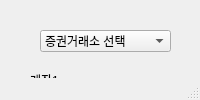
<?xml version="1.0" encoding="UTF-8"?>
<ui version="4.0">
 <class>MainWindow</class>
 <widget class="QMainWindow" name="MainWindow">
  <property name="geometry">
   <rect>
    <x>0</x>
    <y>0</y>
    <width>1021</width>
    <height>0</height>
   </rect>
  </property>
  <property name="windowTitle">
   <string>MainWindow</string>
  </property>
  <widget class="QWidget" name="centralwidget">
   <widget class="QTextBrowser" name="textBrowser">
    <property name="geometry">
     <rect>
      <x>200</x>
      <y>30</y>
      <width>501</width>
      <height>21</height>
     </rect>
    </property>
    <property name="html">
     <string>&lt;!DOCTYPE HTML PUBLIC &quot;-//W3C//DTD HTML 4.0//EN&quot; &quot;http://www.w3.org/TR/REC-html40/strict.dtd&quot;&gt;
&lt;html&gt;&lt;head&gt;&lt;meta name=&quot;qrichtext&quot; content=&quot;1&quot; /&gt;&lt;style type=&quot;text/css&quot;&gt;
p, li { white-space: pre-wrap; }
&lt;/style&gt;&lt;/head&gt;&lt;body style=&quot; font-family:'Gulim'; font-size:9pt; font-weight:400; font-style:normal;&quot;&gt;
&lt;p style=&quot; margin-top:0px; margin-bottom:0px; margin-left:0px; margin-right:0px; -qt-block-indent:0; text-indent:0px;&quot;&gt;API 계좌 호환 가능 여부 (호출제한 등에 걸리는지 파악하는 계산 알고리즘 추가 필요)&lt;/p&gt;
&lt;p style=&quot;-qt-paragraph-type:empty; margin-top:0px; margin-bottom:0px; margin-left:0px; margin-right:0px; -qt-block-indent:0; text-indent:0px;&quot;&gt;&lt;br /&gt;&lt;/p&gt;
&lt;p style=&quot;-qt-paragraph-type:empty; margin-top:0px; margin-bottom:0px; margin-left:0px; margin-right:0px; -qt-block-indent:0; text-indent:0px;&quot;&gt;&lt;br /&gt;&lt;/p&gt;&lt;/body&gt;&lt;/html&gt;</string>
    </property>
   </widget>
   <widget class="QGroupBox" name="groupBox">
    <property name="geometry">
     <rect>
      <x>30</x>
      <y>70</y>
      <width>921</width>
      <height>301</height>
     </rect>
    </property>
    <property name="title">
     <string>계좌1</string>
    </property>
    <widget class="QLabel" name="label">
     <property name="geometry">
      <rect>
       <x>30</x>
       <y>60</y>
       <width>111</width>
       <height>16</height>
      </rect>
     </property>
     <property name="text">
      <string>Selection Engine</string>
     </property>
    </widget>
    <widget class="QComboBox" name="comboBox">
     <property name="geometry">
      <rect>
       <x>30</x>
       <y>80</y>
       <width>91</width>
       <height>21</height>
      </rect>
     </property>
     <item>
      <property name="text">
       <string>사용자 지정</string>
      </property>
     </item>
     <item>
      <property name="text">
       <string>종목 클래스1</string>
      </property>
     </item>
     <item>
      <property name="text">
       <string>종목 클래스2</string>
      </property>
     </item>
    </widget>
    <widget class="QLabel" name="label_6">
     <property name="geometry">
      <rect>
       <x>730</x>
       <y>170</y>
       <width>131</width>
       <height>16</height>
      </rect>
     </property>
     <property name="text">
      <string>Order Book Stop Loss</string>
     </property>
    </widget>
    <widget class="QLabel" name="label_2">
     <property name="geometry">
      <rect>
       <x>460</x>
       <y>60</y>
       <width>101</width>
       <height>16</height>
      </rect>
     </property>
     <property name="text">
      <string>Portfolio Engine</string>
     </property>
    </widget>
    <widget class="QTextBrowser" name="textBrowser_2">
     <property name="geometry">
      <rect>
       <x>30</x>
       <y>110</y>
       <width>601</width>
       <height>151</height>
      </rect>
     </property>
     <property name="html">
      <string>&lt;!DOCTYPE HTML PUBLIC &quot;-//W3C//DTD HTML 4.0//EN&quot; &quot;http://www.w3.org/TR/REC-html40/strict.dtd&quot;&gt;
&lt;html&gt;&lt;head&gt;&lt;meta name=&quot;qrichtext&quot; content=&quot;1&quot; /&gt;&lt;style type=&quot;text/css&quot;&gt;
p, li { white-space: pre-wrap; }
&lt;/style&gt;&lt;/head&gt;&lt;body style=&quot; font-family:'Gulim'; font-size:9pt; font-weight:400; font-style:normal;&quot;&gt;
&lt;p style=&quot; margin-top:0px; margin-bottom:0px; margin-left:0px; margin-right:0px; -qt-block-indent:0; text-indent:0px;&quot;&gt;해당 종목클래스에 포함하는 자산 목록 + 계좌에 들어있는 금액이 기본 설정(Buy&amp;amp;Hold 전략과 Equally Weight Portfolio)에 의해 배분됨. 물론 다른 시그널 및 포트폴리오 엔진을 설정하면 바뀌겠끔 진행.즉 포트폴리오 연산이 완료된 배분 비율이 보여짐&lt;/p&gt;
&lt;p style=&quot;-qt-paragraph-type:empty; margin-top:0px; margin-bottom:0px; margin-left:0px; margin-right:0px; -qt-block-indent:0; text-indent:0px;&quot;&gt;&lt;br /&gt;&lt;/p&gt;
&lt;p style=&quot; margin-top:0px; margin-bottom:0px; margin-left:0px; margin-right:0px; -qt-block-indent:0; text-indent:0px;&quot;&gt;ex) 계좌 금액: 100만원&lt;br /&gt;삼성전자		50만원&lt;br /&gt;구글		20만원	&lt;br /&gt;비트코인		10만원&lt;br /&gt;금		20만원&lt;/p&gt;
&lt;p style=&quot;-qt-paragraph-type:empty; margin-top:0px; margin-bottom:0px; margin-left:0px; margin-right:0px; -qt-block-indent:0; text-indent:0px;&quot;&gt;&lt;br /&gt;&lt;/p&gt;
&lt;p style=&quot;-qt-paragraph-type:empty; margin-top:0px; margin-bottom:0px; margin-left:0px; margin-right:0px; -qt-block-indent:0; text-indent:0px;&quot;&gt;&lt;br /&gt;&lt;/p&gt;&lt;/body&gt;&lt;/html&gt;</string>
     </property>
    </widget>
    <widget class="QLabel" name="label_3">
     <property name="geometry">
      <rect>
       <x>240</x>
       <y>60</y>
       <width>91</width>
       <height>20</height>
      </rect>
     </property>
     <property name="text">
      <string>Signal Engine</string>
     </property>
    </widget>
    <widget class="QComboBox" name="comboBox_2">
     <property name="geometry">
      <rect>
       <x>240</x>
       <y>80</y>
       <width>131</width>
       <height>22</height>
      </rect>
     </property>
     <item>
      <property name="text">
       <string>Buy&amp;Hold (Default)</string>
      </property>
     </item>
     <item>
      <property name="text">
       <string>무페토</string>
      </property>
     </item>
     <item>
      <property name="text">
       <string>Kai Bold</string>
      </property>
     </item>
    </widget>
    <widget class="QLabel" name="label_7">
     <property name="geometry">
      <rect>
       <x>730</x>
       <y>230</y>
       <width>111</width>
       <height>16</height>
      </rect>
     </property>
     <property name="text">
      <string>Event Stop Loss</string>
     </property>
    </widget>
    <widget class="QComboBox" name="comboBox_5">
     <property name="geometry">
      <rect>
       <x>730</x>
       <y>250</y>
       <width>121</width>
       <height>22</height>
      </rect>
     </property>
     <item>
      <property name="text">
       <string>계엄령</string>
      </property>
     </item>
     <item>
      <property name="text">
       <string>전쟁</string>
      </property>
     </item>
    </widget>
    <widget class="QComboBox" name="comboBox_3">
     <property name="geometry">
      <rect>
       <x>460</x>
       <y>80</y>
       <width>211</width>
       <height>22</height>
      </rect>
     </property>
     <item>
      <property name="text">
       <string>Equally Weight Portfolio (Default)</string>
      </property>
     </item>
     <item>
      <property name="text">
       <string>Most Diversified Portfolio</string>
      </property>
     </item>
     <item>
      <property name="text">
       <string>Black Litterman Model</string>
      </property>
     </item>
    </widget>
    <widget class="QComboBox" name="comboBox_6">
     <property name="geometry">
      <rect>
       <x>730</x>
       <y>190</y>
       <width>121</width>
       <height>22</height>
      </rect>
     </property>
     <item>
      <property name="text">
       <string>Flash Crash</string>
      </property>
     </item>
    </widget>
    <widget class="QLabel" name="label_5">
     <property name="geometry">
      <rect>
       <x>730</x>
       <y>100</y>
       <width>131</width>
       <height>16</height>
      </rect>
     </property>
     <property name="text">
      <string>Technical Stop Loss</string>
     </property>
    </widget>
    <widget class="QLabel" name="label_4">
     <property name="geometry">
      <rect>
       <x>730</x>
       <y>50</y>
       <width>101</width>
       <height>16</height>
      </rect>
     </property>
     <property name="text">
      <string>Risk Engine</string>
     </property>
    </widget>
    <widget class="QComboBox" name="comboBox_4">
     <property name="geometry">
      <rect>
       <x>730</x>
       <y>120</y>
       <width>121</width>
       <height>22</height>
      </rect>
     </property>
     <item>
      <property name="text">
       <string>Stop Loss (-2%)</string>
      </property>
     </item>
     <item>
      <property name="text">
       <string>Trailing Stop (-3%)</string>
      </property>
     </item>
    </widget>
    <widget class="QLabel" name="label_9">
     <property name="geometry">
      <rect>
       <x>20</x>
       <y>20</y>
       <width>141</width>
       <height>20</height>
      </rect>
     </property>
     <property name="text">
      <string>계좌번호(ex. 123456789)</string>
     </property>
    </widget>
    <widget class="QLabel" name="label_10">
     <property name="geometry">
      <rect>
       <x>170</x>
       <y>20</y>
       <width>181</width>
       <height>16</height>
      </rect>
     </property>
     <property name="text">
      <string>계좌잔고(ex. 100만원 혹은 달러)</string>
     </property>
    </widget>
    <widget class="QLabel" name="label_28">
     <property name="geometry">
      <rect>
       <x>450</x>
       <y>20</y>
       <width>56</width>
       <height>12</height>
      </rect>
     </property>
     <property name="text">
      <string>Strategy</string>
     </property>
    </widget>
    <widget class="QComboBox" name="comboBox_20">
     <property name="geometry">
      <rect>
       <x>510</x>
       <y>20</y>
       <width>281</width>
       <height>22</height>
      </rect>
     </property>
     <item>
      <property name="text">
       <string>전략의 정의는 아래의 4개의 엔진 모두 합한 것</string>
      </property>
     </item>
     <item>
      <property name="text">
       <string>사용자 정의(Default)</string>
      </property>
     </item>
     <item>
      <property name="text">
       <string>전략1</string>
      </property>
     </item>
    </widget>
   </widget>
   <widget class="QComboBox" name="comboBox_7">
    <property name="geometry">
     <rect>
      <x>40</x>
      <y>30</y>
      <width>131</width>
      <height>22</height>
     </rect>
    </property>
    <item>
     <property name="text">
      <string>증권거래소 선택</string>
     </property>
    </item>
    <item>
     <property name="text">
      <string>키움증권</string>
     </property>
    </item>
    <item>
     <property name="text">
      <string>한국투자증권</string>
     </property>
    </item>
   </widget>
   <widget class="QGroupBox" name="groupBox_2">
    <property name="geometry">
     <rect>
      <x>30</x>
      <y>380</y>
      <width>921</width>
      <height>301</height>
     </rect>
    </property>
    <property name="title">
     <string>계좌1</string>
    </property>
    <widget class="QLabel" name="label_8">
     <property name="geometry">
      <rect>
       <x>30</x>
       <y>60</y>
       <width>111</width>
       <height>16</height>
      </rect>
     </property>
     <property name="text">
      <string>Selection Engine</string>
     </property>
    </widget>
    <widget class="QComboBox" name="comboBox_8">
     <property name="geometry">
      <rect>
       <x>30</x>
       <y>80</y>
       <width>91</width>
       <height>21</height>
      </rect>
     </property>
     <item>
      <property name="text">
       <string>사용자 지정</string>
      </property>
     </item>
     <item>
      <property name="text">
       <string>종목 클래스1</string>
      </property>
     </item>
     <item>
      <property name="text">
       <string>종목 클래스2</string>
      </property>
     </item>
    </widget>
    <widget class="QLabel" name="label_11">
     <property name="geometry">
      <rect>
       <x>730</x>
       <y>170</y>
       <width>131</width>
       <height>16</height>
      </rect>
     </property>
     <property name="text">
      <string>Order Book Stop Loss</string>
     </property>
    </widget>
    <widget class="QLabel" name="label_12">
     <property name="geometry">
      <rect>
       <x>460</x>
       <y>60</y>
       <width>101</width>
       <height>16</height>
      </rect>
     </property>
     <property name="text">
      <string>Portfolio Engine</string>
     </property>
    </widget>
    <widget class="QTextBrowser" name="textBrowser_3">
     <property name="geometry">
      <rect>
       <x>30</x>
       <y>110</y>
       <width>601</width>
       <height>151</height>
      </rect>
     </property>
     <property name="html">
      <string>&lt;!DOCTYPE HTML PUBLIC &quot;-//W3C//DTD HTML 4.0//EN&quot; &quot;http://www.w3.org/TR/REC-html40/strict.dtd&quot;&gt;
&lt;html&gt;&lt;head&gt;&lt;meta name=&quot;qrichtext&quot; content=&quot;1&quot; /&gt;&lt;style type=&quot;text/css&quot;&gt;
p, li { white-space: pre-wrap; }
&lt;/style&gt;&lt;/head&gt;&lt;body style=&quot; font-family:'Gulim'; font-size:9pt; font-weight:400; font-style:normal;&quot;&gt;
&lt;p style=&quot; margin-top:0px; margin-bottom:0px; margin-left:0px; margin-right:0px; -qt-block-indent:0; text-indent:0px;&quot;&gt;해당 종목클래스에 포함하는 자산 목록 + 계좌에 들어있는 금액이 기본 설정(Buy&amp;amp;Hold 전략과 Equally Weight Portfolio)에 의해 배분됨. 물론 다른 시그널 및 포트폴리오 엔진을 설정하면 바뀌겠끔 진행.즉 포트폴리오 연산이 완료된 배분 비율이 보여짐&lt;/p&gt;
&lt;p style=&quot;-qt-paragraph-type:empty; margin-top:0px; margin-bottom:0px; margin-left:0px; margin-right:0px; -qt-block-indent:0; text-indent:0px;&quot;&gt;&lt;br /&gt;&lt;/p&gt;
&lt;p style=&quot; margin-top:0px; margin-bottom:0px; margin-left:0px; margin-right:0px; -qt-block-indent:0; text-indent:0px;&quot;&gt;ex) 계좌 금액: 100만원&lt;br /&gt;삼성전자		50만원&lt;br /&gt;구글		20만원	&lt;br /&gt;비트코인		10만원&lt;br /&gt;금		20만원&lt;/p&gt;
&lt;p style=&quot;-qt-paragraph-type:empty; margin-top:0px; margin-bottom:0px; margin-left:0px; margin-right:0px; -qt-block-indent:0; text-indent:0px;&quot;&gt;&lt;br /&gt;&lt;/p&gt;
&lt;p style=&quot;-qt-paragraph-type:empty; margin-top:0px; margin-bottom:0px; margin-left:0px; margin-right:0px; -qt-block-indent:0; text-indent:0px;&quot;&gt;&lt;br /&gt;&lt;/p&gt;&lt;/body&gt;&lt;/html&gt;</string>
     </property>
    </widget>
    <widget class="QLabel" name="label_13">
     <property name="geometry">
      <rect>
       <x>240</x>
       <y>60</y>
       <width>91</width>
       <height>20</height>
      </rect>
     </property>
     <property name="text">
      <string>Signal Engine</string>
     </property>
    </widget>
    <widget class="QComboBox" name="comboBox_9">
     <property name="geometry">
      <rect>
       <x>240</x>
       <y>80</y>
       <width>131</width>
       <height>22</height>
      </rect>
     </property>
     <item>
      <property name="text">
       <string>Buy&amp;Hold (Default)</string>
      </property>
     </item>
     <item>
      <property name="text">
       <string>무페토</string>
      </property>
     </item>
     <item>
      <property name="text">
       <string>Kai Bold</string>
      </property>
     </item>
    </widget>
    <widget class="QLabel" name="label_14">
     <property name="geometry">
      <rect>
       <x>730</x>
       <y>230</y>
       <width>111</width>
       <height>16</height>
      </rect>
     </property>
     <property name="text">
      <string>Event Stop Loss</string>
     </property>
    </widget>
    <widget class="QComboBox" name="comboBox_10">
     <property name="geometry">
      <rect>
       <x>730</x>
       <y>250</y>
       <width>121</width>
       <height>22</height>
      </rect>
     </property>
     <item>
      <property name="text">
       <string>계엄령</string>
      </property>
     </item>
     <item>
      <property name="text">
       <string>전쟁</string>
      </property>
     </item>
    </widget>
    <widget class="QComboBox" name="comboBox_11">
     <property name="geometry">
      <rect>
       <x>460</x>
       <y>80</y>
       <width>211</width>
       <height>22</height>
      </rect>
     </property>
     <item>
      <property name="text">
       <string>Equally Weight Portfolio (Default)</string>
      </property>
     </item>
     <item>
      <property name="text">
       <string>Most Diversified Portfolio</string>
      </property>
     </item>
     <item>
      <property name="text">
       <string>Black Litterman Model</string>
      </property>
     </item>
    </widget>
    <widget class="QComboBox" name="comboBox_12">
     <property name="geometry">
      <rect>
       <x>730</x>
       <y>190</y>
       <width>121</width>
       <height>22</height>
      </rect>
     </property>
     <item>
      <property name="text">
       <string>Flash Crash</string>
      </property>
     </item>
    </widget>
    <widget class="QLabel" name="label_15">
     <property name="geometry">
      <rect>
       <x>730</x>
       <y>100</y>
       <width>131</width>
       <height>16</height>
      </rect>
     </property>
     <property name="text">
      <string>Technical Stop Loss</string>
     </property>
    </widget>
    <widget class="QLabel" name="label_16">
     <property name="geometry">
      <rect>
       <x>730</x>
       <y>50</y>
       <width>101</width>
       <height>16</height>
      </rect>
     </property>
     <property name="text">
      <string>Risk Engine</string>
     </property>
    </widget>
    <widget class="QComboBox" name="comboBox_13">
     <property name="geometry">
      <rect>
       <x>730</x>
       <y>120</y>
       <width>121</width>
       <height>22</height>
      </rect>
     </property>
     <item>
      <property name="text">
       <string>Stop Loss (-2%)</string>
      </property>
     </item>
     <item>
      <property name="text">
       <string>Trailing Stop (-3%)</string>
      </property>
     </item>
    </widget>
    <widget class="QLabel" name="label_17">
     <property name="geometry">
      <rect>
       <x>20</x>
       <y>20</y>
       <width>141</width>
       <height>20</height>
      </rect>
     </property>
     <property name="text">
      <string>계좌번호(ex. 123456789)</string>
     </property>
    </widget>
    <widget class="QLabel" name="label_18">
     <property name="geometry">
      <rect>
       <x>170</x>
       <y>20</y>
       <width>181</width>
       <height>16</height>
      </rect>
     </property>
     <property name="text">
      <string>계좌잔고(ex. 100만원 혹은 달러)</string>
     </property>
    </widget>
    <widget class="QLabel" name="label_29">
     <property name="geometry">
      <rect>
       <x>450</x>
       <y>20</y>
       <width>56</width>
       <height>12</height>
      </rect>
     </property>
     <property name="text">
      <string>Strategy</string>
     </property>
    </widget>
    <widget class="QComboBox" name="comboBox_21">
     <property name="geometry">
      <rect>
       <x>510</x>
       <y>20</y>
       <width>281</width>
       <height>22</height>
      </rect>
     </property>
     <item>
      <property name="text">
       <string>전략의 정의는 아래의 4개의 엔진 모두 합한 것</string>
      </property>
     </item>
    </widget>
   </widget>
   <widget class="QGroupBox" name="groupBox_3">
    <property name="geometry">
     <rect>
      <x>30</x>
      <y>690</y>
      <width>921</width>
      <height>301</height>
     </rect>
    </property>
    <property name="title">
     <string>계좌1</string>
    </property>
    <widget class="QLabel" name="label_19">
     <property name="geometry">
      <rect>
       <x>30</x>
       <y>60</y>
       <width>111</width>
       <height>16</height>
      </rect>
     </property>
     <property name="text">
      <string>Selection Engine</string>
     </property>
    </widget>
    <widget class="QComboBox" name="comboBox_14">
     <property name="geometry">
      <rect>
       <x>30</x>
       <y>80</y>
       <width>91</width>
       <height>21</height>
      </rect>
     </property>
     <item>
      <property name="text">
       <string>사용자 지정</string>
      </property>
     </item>
     <item>
      <property name="text">
       <string>종목 클래스1</string>
      </property>
     </item>
     <item>
      <property name="text">
       <string>종목 클래스2</string>
      </property>
     </item>
    </widget>
    <widget class="QLabel" name="label_20">
     <property name="geometry">
      <rect>
       <x>730</x>
       <y>170</y>
       <width>131</width>
       <height>16</height>
      </rect>
     </property>
     <property name="text">
      <string>Order Book Stop Loss</string>
     </property>
    </widget>
    <widget class="QLabel" name="label_21">
     <property name="geometry">
      <rect>
       <x>460</x>
       <y>60</y>
       <width>101</width>
       <height>16</height>
      </rect>
     </property>
     <property name="text">
      <string>Portfolio Engine</string>
     </property>
    </widget>
    <widget class="QTextBrowser" name="textBrowser_4">
     <property name="geometry">
      <rect>
       <x>30</x>
       <y>110</y>
       <width>601</width>
       <height>151</height>
      </rect>
     </property>
     <property name="html">
      <string>&lt;!DOCTYPE HTML PUBLIC &quot;-//W3C//DTD HTML 4.0//EN&quot; &quot;http://www.w3.org/TR/REC-html40/strict.dtd&quot;&gt;
&lt;html&gt;&lt;head&gt;&lt;meta name=&quot;qrichtext&quot; content=&quot;1&quot; /&gt;&lt;style type=&quot;text/css&quot;&gt;
p, li { white-space: pre-wrap; }
&lt;/style&gt;&lt;/head&gt;&lt;body style=&quot; font-family:'Gulim'; font-size:9pt; font-weight:400; font-style:normal;&quot;&gt;
&lt;p style=&quot; margin-top:0px; margin-bottom:0px; margin-left:0px; margin-right:0px; -qt-block-indent:0; text-indent:0px;&quot;&gt;해당 종목클래스에 포함하는 자산 목록 + 계좌에 들어있는 금액이 기본 설정(Buy&amp;amp;Hold 전략과 Equally Weight Portfolio)에 의해 배분됨. 물론 다른 시그널 및 포트폴리오 엔진을 설정하면 바뀌겠끔 진행.즉 포트폴리오 연산이 완료된 배분 비율이 보여짐&lt;/p&gt;
&lt;p style=&quot;-qt-paragraph-type:empty; margin-top:0px; margin-bottom:0px; margin-left:0px; margin-right:0px; -qt-block-indent:0; text-indent:0px;&quot;&gt;&lt;br /&gt;&lt;/p&gt;
&lt;p style=&quot; margin-top:0px; margin-bottom:0px; margin-left:0px; margin-right:0px; -qt-block-indent:0; text-indent:0px;&quot;&gt;ex) 계좌 금액: 100만원&lt;br /&gt;삼성전자		50만원&lt;br /&gt;구글		20만원	&lt;br /&gt;비트코인		10만원&lt;br /&gt;금		20만원&lt;/p&gt;
&lt;p style=&quot;-qt-paragraph-type:empty; margin-top:0px; margin-bottom:0px; margin-left:0px; margin-right:0px; -qt-block-indent:0; text-indent:0px;&quot;&gt;&lt;br /&gt;&lt;/p&gt;
&lt;p style=&quot;-qt-paragraph-type:empty; margin-top:0px; margin-bottom:0px; margin-left:0px; margin-right:0px; -qt-block-indent:0; text-indent:0px;&quot;&gt;&lt;br /&gt;&lt;/p&gt;&lt;/body&gt;&lt;/html&gt;</string>
     </property>
    </widget>
    <widget class="QLabel" name="label_22">
     <property name="geometry">
      <rect>
       <x>240</x>
       <y>60</y>
       <width>91</width>
       <height>20</height>
      </rect>
     </property>
     <property name="text">
      <string>Signal Engine</string>
     </property>
    </widget>
    <widget class="QComboBox" name="comboBox_15">
     <property name="geometry">
      <rect>
       <x>240</x>
       <y>80</y>
       <width>131</width>
       <height>22</height>
      </rect>
     </property>
     <item>
      <property name="text">
       <string>Buy&amp;Hold (Default)</string>
      </property>
     </item>
     <item>
      <property name="text">
       <string>무페토</string>
      </property>
     </item>
     <item>
      <property name="text">
       <string>Kai Bold</string>
      </property>
     </item>
    </widget>
    <widget class="QLabel" name="label_23">
     <property name="geometry">
      <rect>
       <x>730</x>
       <y>230</y>
       <width>111</width>
       <height>16</height>
      </rect>
     </property>
     <property name="text">
      <string>Event Stop Loss</string>
     </property>
    </widget>
    <widget class="QComboBox" name="comboBox_16">
     <property name="geometry">
      <rect>
       <x>730</x>
       <y>250</y>
       <width>121</width>
       <height>22</height>
      </rect>
     </property>
     <item>
      <property name="text">
       <string>계엄령</string>
      </property>
     </item>
     <item>
      <property name="text">
       <string>전쟁</string>
      </property>
     </item>
    </widget>
    <widget class="QComboBox" name="comboBox_17">
     <property name="geometry">
      <rect>
       <x>460</x>
       <y>80</y>
       <width>211</width>
       <height>22</height>
      </rect>
     </property>
     <item>
      <property name="text">
       <string>Equally Weight Portfolio (Default)</string>
      </property>
     </item>
     <item>
      <property name="text">
       <string>Most Diversified Portfolio</string>
      </property>
     </item>
     <item>
      <property name="text">
       <string>Black Litterman Model</string>
      </property>
     </item>
    </widget>
    <widget class="QComboBox" name="comboBox_18">
     <property name="geometry">
      <rect>
       <x>730</x>
       <y>190</y>
       <width>121</width>
       <height>22</height>
      </rect>
     </property>
     <item>
      <property name="text">
       <string>Flash Crash</string>
      </property>
     </item>
    </widget>
    <widget class="QLabel" name="label_24">
     <property name="geometry">
      <rect>
       <x>730</x>
       <y>100</y>
       <width>131</width>
       <height>16</height>
      </rect>
     </property>
     <property name="text">
      <string>Technical Stop Loss</string>
     </property>
    </widget>
    <widget class="QLabel" name="label_25">
     <property name="geometry">
      <rect>
       <x>730</x>
       <y>50</y>
       <width>101</width>
       <height>16</height>
      </rect>
     </property>
     <property name="text">
      <string>Risk Engine</string>
     </property>
    </widget>
    <widget class="QComboBox" name="comboBox_19">
     <property name="geometry">
      <rect>
       <x>730</x>
       <y>120</y>
       <width>121</width>
       <height>22</height>
      </rect>
     </property>
     <item>
      <property name="text">
       <string>Stop Loss (-2%)</string>
      </property>
     </item>
     <item>
      <property name="text">
       <string>Trailing Stop (-3%)</string>
      </property>
     </item>
    </widget>
    <widget class="QLabel" name="label_26">
     <property name="geometry">
      <rect>
       <x>20</x>
       <y>20</y>
       <width>141</width>
       <height>20</height>
      </rect>
     </property>
     <property name="text">
      <string>계좌번호(ex. 123456789)</string>
     </property>
    </widget>
    <widget class="QLabel" name="label_27">
     <property name="geometry">
      <rect>
       <x>170</x>
       <y>20</y>
       <width>181</width>
       <height>16</height>
      </rect>
     </property>
     <property name="text">
      <string>계좌잔고(ex. 100만원 혹은 달러)</string>
     </property>
    </widget>
    <widget class="QLabel" name="label_30">
     <property name="geometry">
      <rect>
       <x>450</x>
       <y>10</y>
       <width>56</width>
       <height>12</height>
      </rect>
     </property>
     <property name="text">
      <string>Strategy</string>
     </property>
    </widget>
    <widget class="QComboBox" name="comboBox_22">
     <property name="geometry">
      <rect>
       <x>510</x>
       <y>10</y>
       <width>281</width>
       <height>22</height>
      </rect>
     </property>
     <item>
      <property name="text">
       <string>전략의 정의는 아래의 4개의 엔진 모두 합한 것</string>
      </property>
     </item>
    </widget>
   </widget>
  </widget>
  <widget class="QMenuBar" name="menubar">
   <property name="geometry">
    <rect>
     <x>0</x>
     <y>0</y>
     <width>1021</width>
     <height>21</height>
    </rect>
   </property>
  </widget>
  <widget class="QStatusBar" name="statusbar"/>
 </widget>
 <resources/>
 <connections/>
</ui>
